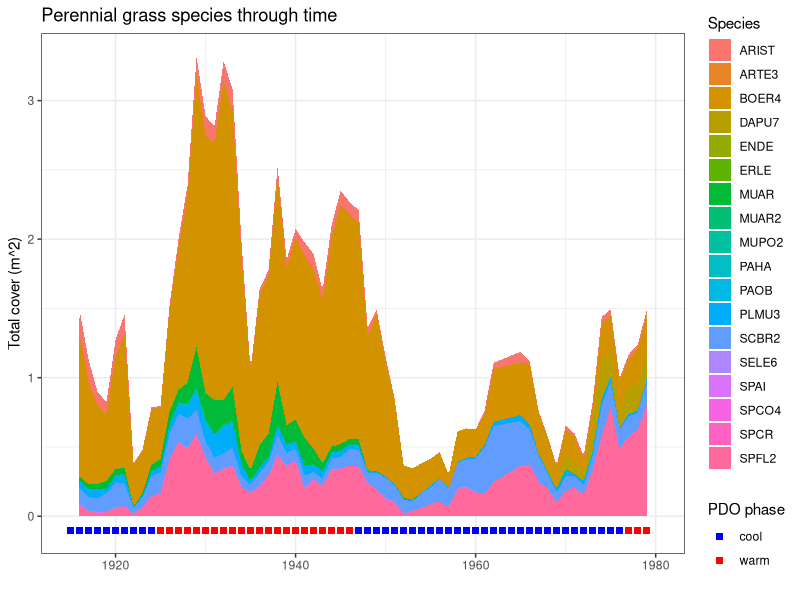
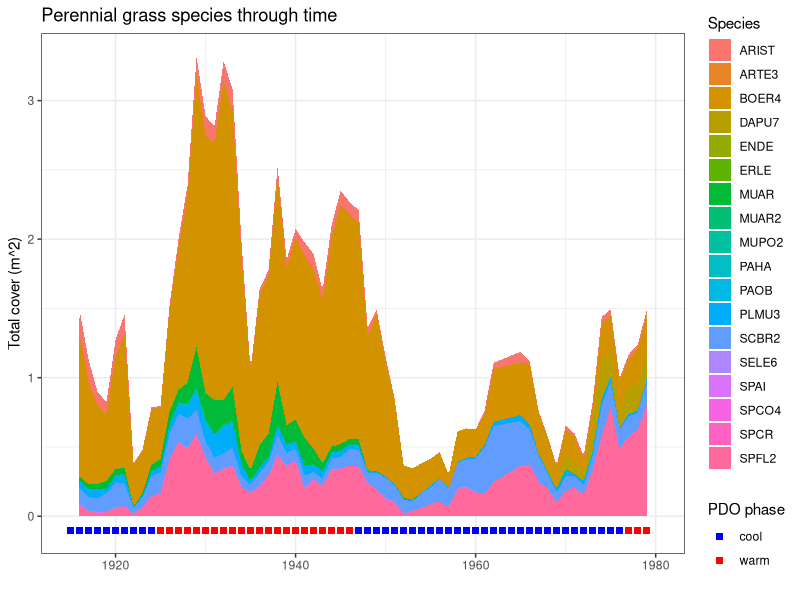

Write R code to recreate these figures, in order. (Note: this script raises an error after producing the figures.)
#' plot grass species groupings timeseries
#' 
#' EMC 5/14/21
#' last update: 9/30/21

library(dplyr)
library(ggplot2)

# colors for figures
cbPalette <- c("#999999", "#E69F00", "#56B4E9", "#009E73", "#F0E442", "#0072B2", "#D55E00", "#CC79A7")

all_grass_species = read.csv('data/grass_species_timeseries_imputed.csv')

# only interested in certain species
grass_species = all_grass_species$species[!all_grass_species$species %in% c('BOUTE','CYPER','SPORO','UNKG')] %>% unique()

# ========================================================================
# plot species composition time series


# get yearly sum for plotting 
yearly_mean_grass_species = all_grass_species %>%
  group_by(project_year, species) %>%
  summarize(mean_cover=sum(total_cover)) %>%
  dplyr::filter(species %in% grass_species)

# PDO time periods
pdophases = data.frame(project_year = 1915:1979,
                       yint = rep(-0.1),
                       pdo_phase = as.factor(c(rep('cool',10), rep('warm',22), rep('cool',30), rep('warm',3))))

# Plot: mean grass species cover per quadrat per year
ts1 = dplyr::filter(yearly_mean_grass_species, project_year<1995)
ts2 = dplyr::filter(yearly_mean_grass_species, project_year>=1995)
grassspecies <- ggplot(ts1, aes(x=project_year)) +
  geom_area(aes(y=mean_cover, fill=species)) +
  xlim(1915,1980) +
  geom_point(data=pdophases, aes(x=project_year, y=yint, color = pdo_phase), size=2, shape=15) +
  labs(x = '',
       y='Total cover (m^2)',
       fill='Species',
       color='PDO phase',
       title='Perennial grass species through time') +
  #  ylim(0,.2) +
  scale_color_manual(values=c('blue','red')) +
  #scale_fill_manual(values=cbPalette, labels=c('Aristida spp.','B. eriopoda','D. pulchella','Muhlenbergia spp.','Other','P. mutica',
  #                                             'S. brevifolius','Sporobolus spp.')) +
  theme_bw()
grassspecies
ggsave('Figures/grass_species_timeseries.png', plot=grassspecies, width=6, height=4)


# =============================================================
# species composition during discrete time periods

# divide into phase sections; chop off first 3 years of each phase
c1 = dplyr::filter(all_grass_species, project_year<1925)
w1 = dplyr::filter(all_grass_species, project_year>=1928, project_year<1947)
c2 = dplyr::filter(all_grass_species, project_year>=1950, project_year<1977)


# first cold period
# get average composition over the time period for each quadrat
c1_comp = c1 %>%
  group_by(quadrat, species) %>%
  summarize(mean_cover=mean(total_cover))
# get average over quadrats for the time period
c1_comp_total = c1_comp %>%
  group_by(species) %>%
  summarize(mean_cover_all=mean(mean_cover),
            sd_cover = sd(mean_cover))

# the error bars are huge
c1_plot = ggplot(c1_comp_total, aes(x=species, y=mean_cover_all, fill=species)) +
  geom_bar(stat='identity') +
  #geom_errorbar(aes(ymin=mean_cover_all-sd_cover, ymax=mean_cover_all+sd_cover)) +
  scale_fill_manual(values=cbPalette, labels=c('Aristida spp.','B. eriopoda','D. pulchella','Muhlenbergia spp.','Other','P. mutica',
                                               'S. brevifolius','Sporobolus spp.')) +
  ylim(0,.06) +
  ggtitle('Cool PDO: 1916-1925') +
  ylab('Cover (m^2)') +
  xlab('') +
  guides(fill='none') +
  theme_bw() +
  theme(axis.text.x=element_blank()) 
c1_plot


# first warm period
# get average composition over the time period for each quadrat
w1_comp = w1 %>%
  group_by(quadrat, species) %>%
  summarize(mean_cover=mean(total_cover))
# get average over quadrats for the time period
w1_comp_total = w1_comp %>%
  group_by(species) %>%
  summarize(mean_cover_all=mean(mean_cover),
            sd_cover = sd(mean_cover))

# the error bars are huge
w1_plot = ggplot(w1_comp_total, aes(x=species, y=mean_cover_all, fill=species)) +
  geom_bar(stat='identity') +
  #geom_errorbar(aes(ymin=mean_cover_all-sd_cover, ymax=mean_cover_all+sd_cover)) +
  scale_fill_manual(values=cbPalette, labels=c('Aristida spp.','B. eriopoda','D. pulchella','Muhlenbergia spp.','Other','P. mutica',
                                               'S. brevifolius','Sporobolus spp.')) +
  ylim(0,.06) +
  ggtitle('Warm PDO: 1928-1946') +
  ylab('Cover (m^2)') +
  xlab('') +
  guides(fill='none') +
  theme_bw() +
  theme(axis.text.x=element_blank()) 
w1_plot

# second cool period
# get average composition over the time period for each quadrat
c2_comp = c2 %>%
  group_by(quadrat, species) %>%
  summarize(mean_cover=mean(total_cover))
# get average over quadrats for the time period
c2_comp_total = c2_comp %>%
  group_by(species) %>%
  summarize(mean_cover_all=mean(mean_cover),
            sd_cover = sd(mean_cover))

# the error bars are huge
c2_plot = ggplot(c2_comp_total, aes(x=species, y=mean_cover_all, fill=species)) +
  geom_bar(stat='identity') +
  #geom_errorbar(aes(ymin=mean_cover_all-sd_cover, ymax=mean_cover_all+sd_cover)) +
  scale_fill_manual(values=cbPalette, labels=c('Aristida spp.','B. eriopoda','D. pulchella','Muhlenbergia spp.','Other','P. mutica',
                                               'S. brevifolius','Sporobolus spp.')) +
  ylim(0,.06) +
  ggtitle('Cool PDO: 1950-1977') +
  ylab('Cover (m^2)') +
  xlab('') +
  guides(fill='none') +
  theme_bw() +
  theme(axis.text.x=element_blank()) 
c2_plot

composition_combined = gridExtra::grid.arrange(c1_plot, w1_plot, c2_plot, nrow=2)

ggsave('Figures/speices_composition_byphase.png', plot=composition_combined, width=6, height=4)
